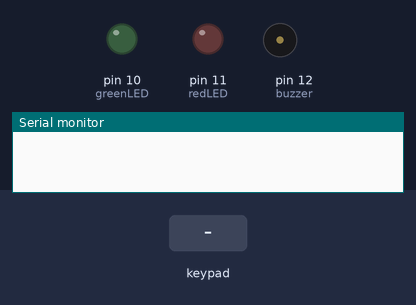
This sketch was run on a simulated Arduino Uno, built with avr-gcc and run on an emulated ATmega328P. Parts: output pins drawn as LEDs (lit = HIGH), buzzer (waves = sounding), the last lines printed to the serial monitor. The test bench sets the inputs (shaded band).

Above: at 1.2 s.
1.3 s: key '#' pressed
At 1.6 s:
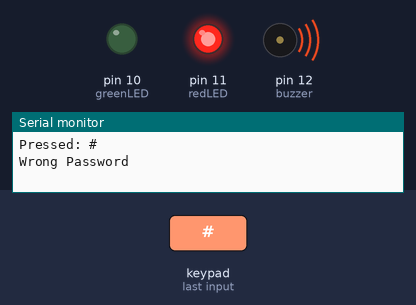
3.8 s: keypad keys 1 2 3 4 # pressed 0.4 s apart
At 6.0 s:
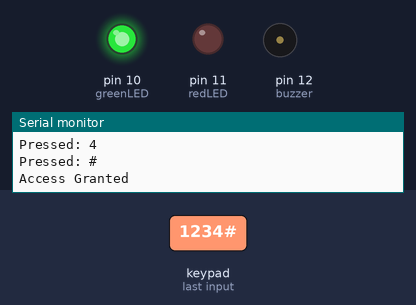
Timing chart, 0 to 8.9 s (numbered marks = the images above; inputs shaded):
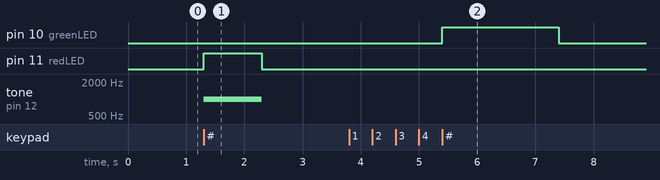

Measured:
- after the input at 1.3 s, pin 11 (redLED): LOW → HIGH at once, → LOW 1.0 s later; tone on pin 12 (buzzer): silent → 1000 Hz at once, → silent 1.0 s later
- after the input at 3.8 s, pin 10 (greenLED): LOW → HIGH after 1.6 s, → LOW 2.0 s later

The sketch:

v3.ino
```cpp
#include <Keypad.h>

// ---------------- KEYPAD SETUP ----------------
const byte rows = 4;
const byte cols = 4;
char keys[rows][cols] =
{
  {'1','2','3','A'},
  {'4','5','6','B'},
  {'7','8','9','C'},
  {'*','0','#','D'}
};
byte rowPins[rows] = {9,8,7,6};
byte colPins[cols] = {5,4,3,2};
Keypad keypad = Keypad(makeKeymap(keys), rowPins, colPins, rows, cols);
// ---------------- LOCK SYSTEM ----------------
String correctPassword = "1234";
String enteredPassword = "";
int attempts = 0;
int maxAttempts = 3;
// ---------------- OUTPUT PINS ----------------
int greenLED = 10;
int redLED = 11;
int buzzer = 12;
// ---------------- SETUP ----------------
void setup()
{
  Serial.begin(9600);
  pinMode(greenLED, OUTPUT);
  pinMode(redLED, OUTPUT);
  pinMode(buzzer, OUTPUT);
}
// ---------------- LOOP ----------------
void loop()
{
  char key = keypad.getKey();
  if (key)
  {
    Serial.print("Pressed: ");
    Serial.println(key);
    // press # to check password
    if (key == '#')
    {
      checkPassword();
    }
    // press * to clear
    else if (key == '*')
    {
      enteredPassword = "";
      Serial.println("Cleared");
    }
    else
    {
      enteredPassword += key;
    }
  }
}
// ---------------- PASSWORD CHECK ----------------
void checkPassword()
{
  if (enteredPassword == correctPassword)
  {
    Serial.println("Access Granted");
    digitalWrite(greenLED, HIGH);
    delay(2000);
    digitalWrite(greenLED, LOW);
    attempts = 0; // reset attempts
  }
  else
  {
    Serial.println("Wrong Password");
    digitalWrite(redLED, HIGH);
    tone(buzzer, 1000);
    delay(1000);
    digitalWrite(redLED, LOW);
    noTone(buzzer);
    attempts++;
    if (attempts >= maxAttempts)
    {
      lockout();
    }
  }
  enteredPassword = ""; // reset input
}
// ---------------- LOCKOUT ----------------
void lockout()
{
  Serial.println("SYSTEM LOCKED for 10 seconds!");
  for (int i = 0; i < 10; i++)
  {
    digitalWrite(redLED, HIGH);
    tone(buzzer, 500);
    delay(500);
    digitalWrite(redLED, LOW);
    noTone(buzzer);
    delay(500);
  }
  attempts = 0;
}
```
